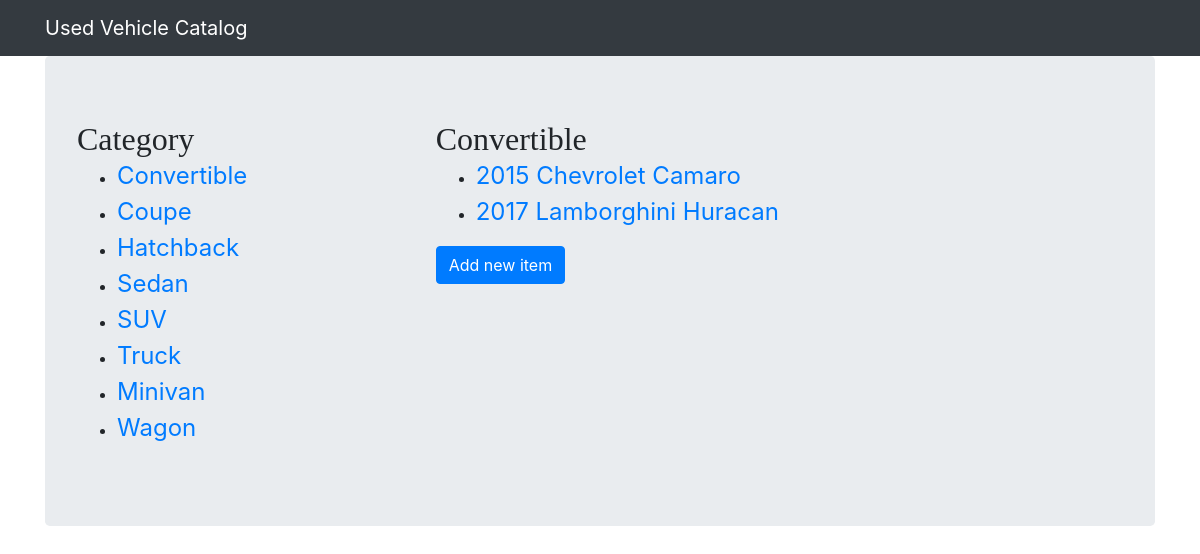
Page /catalog/Convertible/items on the committed database.
### database_setup.py (models this page shows, shortened)
class Category(Base):
    __tablename__ = 'category'
    name = Column(String(250), primary_key=True)
    user_id = Column(Integer, ForeignKey('user.id'))
    user = relationship(User)

class Vehicle(Base):
    __tablename__ = 'vehicle'
    id = Column(Integer, primary_key=True)
    year = Column(Integer, nullable=False)
    make = Column(String(80), nullable=False)
    model = Column(String(80), nullable=False)
    trim = Column(String(80))
    price = Column(Float, nullable = False)
    mileage = Column(Integer, nullable = False)
    description = Column(String(250))
    image_url = Column(String(250))
    category_name = Column(String(80), ForeignKey('category.name'))
    category = relationship(Category, cascade="all, delete-orphan", single_parent=True)
    user_id = Column(Integer, ForeignKey('user.id'))
    user = relationship(User)

### project.py (the view)
@app.route('/catalog/<category_name>/items')
def categoryItems(category_name):
    categories = session.query(Category).all()
    category = session.query(Category).filter_by(name=category_name).one()
    items = session.query(Vehicle).filter_by(category_name=category.name)
    return render_template('category.html', categories=categories, items=items,
                           category=category, login_session=login_session,
                           state=get_state())

### project.py (called while the page is built)
def get_state():
    state = ''.join(random.choice(
            string.ascii_uppercase + string.digits) for x in xrange(32))
    login_session['state'] = state
    return state

### templates/category.html
{% extends "base.html" %} {% block content %}
<div class="jumbotron">
    <div class="row">
        <div class="col-4 category">
            <h2>Category</h2>
            <ul>
                {% for i in categories %}
                <li>
                    <a href="{{url_for('categoryItems', category_name=i.name)}}">{{i.name}}</a>
                </li>
                {% endfor %}
            </ul>
        </div>
        <div class="col-8 items">
            <h2>{{category.name}}</h2>
            <ul>
                {% for i in items %}
                <li>
                    <a href="{{url_for('item', category_name=i.category_name, item_id=i.id)}}">{{i.year}} {{i.make}} {{i.model}}</a>
                </li> {% endfor %}
            </ul>
            <a href="{{url_for('addVehicle', category_name=category.name)}}" class="btn btn-primary">Add new item</a>
        </div>
    </div>
</div>
{% endblock %}

### static/styles.css (style rules this page uses)
h2 { font-family: 'georgia', serif; margin: 0; font-size: 2em; }
a { font-size: 1.5em; }

### rows in the picture
Category: name "Convertible"
Category: name "Coupe"
Category: name "Hatchback"
Category: name "Sedan"
Category: name "SUV"
Category: name "Truck"
Category: name "Minivan"
Category: name "Wagon"
Vehicle: year "2015", make "Chevrolet", model "Camaro"
Vehicle: year "2017", make "Lamborghini", model "Huracan"
